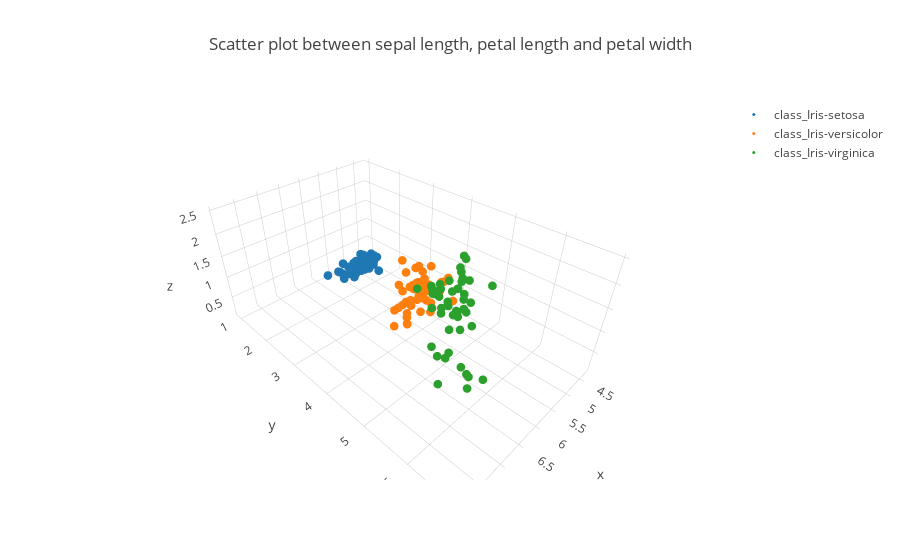

The notebook cell this image was saved under:
### Code cell
data = []
for i in ['Iris-setosa', 'Iris-versicolor', 'Iris-virginica']:
    trace = go.Scatter3d(x = iris[iris["target"] == i].iloc[:, 0],
                         y = iris[iris["target"] == i].iloc[:, 2],
                         z = iris[iris["target"] == i].iloc[:, 3],
                         mode = 'markers',
                         name = "class_{}".format(i),
                         marker = dict(size = 3))
    data.append(trace)
    layout=dict(
        title='Scatter plot between sepal length, petal length and petal width'
    )
figure = dict(data=data, layout = layout)
iplot(figure)

### Figure 1 — Plotly figure (JSON) as saved in the notebook; plotly's stock layout.template omitted (floating-point values rounded to 4 significant figures)
{"data": [{"marker": {"size": 3}, "mode": "markers", "name": "class_Iris-setosa", "type": "scatter3d", "uid": "91c2026a-7c0d-4d45-bc43-756e7f26f8a4", "x": [5.1, 4.9, 4.7, 4.6, 5, 5.4, 4.6, 5, 4.4, 4.9, 5.4, 4.8, 4.8, 4.3, 5.8, 5.7, 5.4, 5.1, 5.7, 5.1, 5.4, 5.1, 4.6, 5.1, 4.8, 5, 5, 5.2, 5.2, 4.7, 4.8, 5.4, 5.2, 5.5, 4.9, 5, 5.5, 4.9, 4.4, 5.1, 5, 4.5, 4.4, 5, 5.1, 4.8, 5.1, 4.6, 5.3, 5], "y": [1.4, 1.4, 1.3, 1.5, 1.4, 1.7, 1.4, 1.5, 1.4, 1.5, 1.5, 1.6, 1.4, 1.1, 1.2, 1.5, 1.3, 1.4, 1.7, 1.5, 1.7, 1.5, 1, 1.7, 1.9, 1.6, 1.6, 1.5, 1.4, 1.6, 1.6, 1.5, 1.5, 1.4, 1.5, 1.2, 1.3, 1.5, 1.3, 1.5, 1.3, 1.3, 1.3, 1.6, 1.9, 1.4, 1.6, 1.4, 1.5, 1.4], "z": [0.2, 0.2, 0.2, 0.2, 0.2, 0.4, 0.3, 0.2, 0.2, 0.1, 0.2, 0.2, 0.1, 0.1, 0.2, 0.4, 0.4, 0.3, 0.3, 0.3, 0.2, 0.4, 0.2, 0.5, 0.2, 0.2, 0.4, 0.2, 0.2, 0.2, 0.2, 0.4, 0.1, 0.2, 0.1, 0.2, 0.2, 0.1, 0.2, 0.2, 0.3, 0.3, 0.2, 0.6, 0.4, 0.3, 0.2, 0.2, 0.2, 0.2]}, {"marker": {"size": 3}, "mode": "markers", "name": "class_Iris-versicolor", "type": "scatter3d", "uid": "2b60d638-ae1c-4c49-9db3-05a52b941f65", "x": [7, 6.4, 6.9, 5.5, 6.5, 5.7, 6.3, 4.9, 6.6, 5.2, 5, 5.9, 6, 6.1, 5.6, 6.7, 5.6, 5.8, 6.2, 5.6, 5.9, 6.1, 6.3, 6.1, 6.4, 6.6, 6.8, 6.7, 6, 5.7, 5.5, 5.5, 5.8, 6, 5.4, 6, 6.7, 6.3, 5.6, 5.5, 5.5, 6.1, 5.8, 5, 5.6, 5.7, 5.7, 6.2, 5.1, 5.7], "y": [4.7, 4.5, 4.9, 4, 4.6, 4.5, 4.7, 3.3, 4.6, 3.9, 3.5, 4.2, 4, 4.7, 3.6, 4.4, 4.5, 4.1, 4.5, 3.9, 4.8, 4, 4.9, 4.7, 4.3, 4.4, 4.8, 5, 4.5, 3.5, 3.8, 3.7, 3.9, 5.1, 4.5, 4.5, 4.7, 4.4, 4.1, 4, 4.4, 4.6, 4, 3.3, 4.2, 4.2, 4.2, 4.3, 3, 4.1], "z": [1.4, 1.5, 1.5, 1.3, 1.5, 1.3, 1.6, 1, 1.3, 1.4, 1, 1.5, 1, 1.4, 1.3, 1.4, 1.5, 1, 1.5, 1.1, 1.8, 1.3, 1.5, 1.2, 1.3, 1.4, 1.4, 1.7, 1.5, 1, 1.1, 1, 1.2, 1.6, 1.5, 1.6, 1.5, 1.3, 1.3, 1.3, 1.2, 1.4, 1.2, 1, 1.3, 1.2, 1.3, 1.3, 1.1, 1.3]}, {"marker": {"size": 3}, "mode": "markers", "name": "class_Iris-virginica", "type": "scatter3d", "uid": "af062e51-93e5-43b3-bb50-a31ca555ab76", "x": [6.3, 5.8, 7.1, 6.3, 6.5, 7.6, 4.9, 7.3, 6.7, 7.2, 6.5, 6.4, 6.8, 5.7, 5.8, 6.4, 6.5, 7.7, 7.7, 6, 6.9, 5.6, 7.7, 6.3, 6.7, 7.2, 6.2, 6.1, 6.4, 7.2, 7.4, 7.9, 6.4, 6.3, 6.1, 7.7, 6.3, 6.4, 6, 6.9, 6.7, 6.9, 5.8, 6.8, 6.7, 6.7, 6.3, 6.5, 6.2, 5.9], "y": [6, 5.1, 5.9, 5.6, 5.8, 6.6, 4.5, 6.3, 5.8, 6.1, 5.1, 5.3, 5.5, 5, 5.1, 5.3, 5.5, 6.7, 6.9, 5, 5.7, 4.9, 6.7, 4.9, 5.7, 6, 4.8, 4.9, 5.6, 5.8, 6.1, 6.4, 5.6, 5.1, 5.6, 6.1, 5.6, 5.5, 4.8, 5.4, 5.6, 5.1, 5.1, 5.9, 5.7, 5.2, 5, 5.2, 5.4, 5.1], "z": [2.5, 1.9, 2.1, 1.8, 2.2, 2.1, 1.7, 1.8, 1.8, 2.5, 2, 1.9, 2.1, 2, 2.4, 2.3, 1.8, 2.2, 2.3, 1.5, 2.3, 2, 2, 1.8, 2.1, 1.8, 1.8, 1.8, 2.1, 1.6, 1.9, 2, 2.2, 1.5, 1.4, 2.3, 2.4, 1.8, 1.8, 2.1, 2.4, 2.3, 1.9, 2.3, 2.5, 2.3, 1.9, 2, 2.3, 1.8]}], "layout": {"title": {"text": "Scatter plot between sepal length, petal length and petal width"}}}
